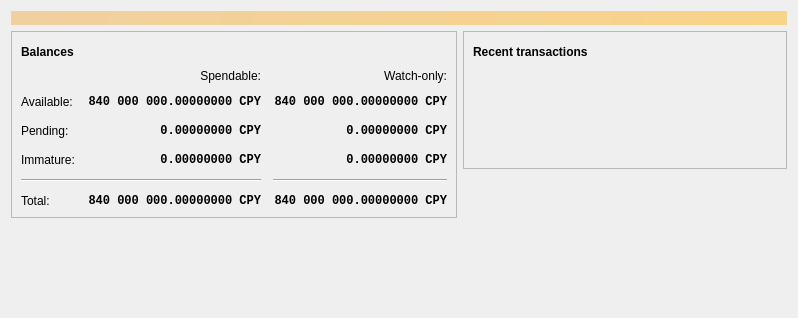
<?xml version="1.0" encoding="UTF-8"?>
<ui version="4.0">
 <class>OverviewPage</class>
 <widget class="QWidget" name="OverviewPage">
  <property name="geometry">
   <rect>
    <x>0</x>
    <y>0</y>
    <width>798</width>
    <height>318</height>
   </rect>
  </property>
  <property name="windowTitle">
   <string>Form</string>
  </property>
  <layout class="QVBoxLayout" name="topLayout">
   <item>
    <widget class="QLabel" name="labelAlerts">
     <property name="visible">
      <bool>false</bool>
     </property>
     <property name="styleSheet">
      <string notr="true">QLabel { background-color: qlineargradient(x1: 0, y1: 0, x2: 1, y2: 0, stop:0 #F0D0A0, stop:1 #F8D488); color:#000000; }</string>
     </property>
     <property name="wordWrap">
      <bool>true</bool>
     </property>
     <property name="margin">
      <number>3</number>
     </property>
     <property name="textInteractionFlags">
      <set>Qt::TextSelectableByMouse</set>
     </property>
    </widget>
   </item>
   <item>
    <layout class="QHBoxLayout" name="horizontalLayout" stretch="1,1">
     <item>
      <layout class="QVBoxLayout" name="verticalLayout_2">
       <item>
        <widget class="QFrame" name="frame">
         <property name="frameShape">
          <enum>QFrame::StyledPanel</enum>
         </property>
         <property name="frameShadow">
          <enum>QFrame::Raised</enum>
         </property>
         <layout class="QVBoxLayout" name="verticalLayout_4">
          <item>
           <layout class="QHBoxLayout" name="horizontalLayout_4">
            <item>
             <widget class="QLabel" name="label_5">
              <property name="font">
               <font>
                <weight>75</weight>
                <bold>true</bold>
               </font>
              </property>
              <property name="text">
               <string>Balances</string>
              </property>
             </widget>
            </item>
            <item>
             <widget class="QPushButton" name="labelWalletStatus">
              <property name="enabled">
               <bool>true</bool>
              </property>
              <property name="maximumSize">
               <size>
                <width>30</width>
                <height>16777215</height>
               </size>
              </property>
              <property name="toolTip">
               <string>The displayed information may be out of date. Your wallet automatically synchronizes with the ChePay network after a connection is established, but this process has not completed yet.</string>
              </property>
              <property name="text">
               <string/>
              </property>
              <property name="icon">
               <iconset resource="../bitcoin.qrc">
                <normaloff>:/icons/warning</normaloff>
                <disabledoff>:/icons/warning</disabledoff>:/icons/warning</iconset>
              </property>
              <property name="iconSize">
               <size>
                <width>24</width>
                <height>24</height>
               </size>
              </property>
              <property name="flat">
               <bool>true</bool>
              </property>
             </widget>
            </item>
            <item>
             <spacer name="horizontalSpacer_3">
              <property name="orientation">
               <enum>Qt::Horizontal</enum>
              </property>
              <property name="sizeHint" stdset="0">
               <size>
                <width>40</width>
                <height>20</height>
               </size>
              </property>
             </spacer>
            </item>
           </layout>
          </item>
          <item>
           <layout class="QGridLayout" name="gridLayout">
            <property name="spacing">
             <number>12</number>
            </property>
            <item row="2" column="2">
             <widget class="QLabel" name="labelWatchPending">
              <property name="font">
               <font>
                <family>Monospace</family>
                <weight>75</weight>
                <bold>true</bold>
               </font>
              </property>
              <property name="cursor">
               <cursorShape>IBeamCursor</cursorShape>
              </property>
              <property name="toolTip">
               <string>Unconfirmed transactions to watch-only addresses</string>
              </property>
              <property name="text">
               <string notr="true">0.00000000 CPY</string>
              </property>
              <property name="alignment">
               <set>Qt::AlignRight|Qt::AlignTrailing|Qt::AlignVCenter</set>
              </property>
              <property name="textInteractionFlags">
               <set>Qt::LinksAccessibleByMouse|Qt::TextSelectableByKeyboard|Qt::TextSelectableByMouse</set>
              </property>
             </widget>
            </item>
            <item row="2" column="1">
             <widget class="QLabel" name="labelUnconfirmed">
              <property name="font">
               <font>
                <family>Monospace</family>
                <weight>75</weight>
                <bold>true</bold>
               </font>
              </property>
              <property name="cursor">
               <cursorShape>IBeamCursor</cursorShape>
              </property>
              <property name="toolTip">
               <string>Total of transactions that have yet to be confirmed, and do not yet count toward the spendable balance</string>
              </property>
              <property name="text">
               <string notr="true">0.00000000 CPY</string>
              </property>
              <property name="alignment">
               <set>Qt::AlignRight|Qt::AlignTrailing|Qt::AlignVCenter</set>
              </property>
              <property name="textInteractionFlags">
               <set>Qt::LinksAccessibleByMouse|Qt::TextSelectableByKeyboard|Qt::TextSelectableByMouse</set>
              </property>
             </widget>
            </item>
            <item row="3" column="2">
             <widget class="QLabel" name="labelWatchImmature">
              <property name="font">
               <font>
                <family>Monospace</family>
                <weight>75</weight>
                <bold>true</bold>
               </font>
              </property>
              <property name="cursor">
               <cursorShape>IBeamCursor</cursorShape>
              </property>
              <property name="toolTip">
               <string>Mined balance in watch-only addresses that has not yet matured</string>
              </property>
              <property name="text">
               <string notr="true">0.00000000 CPY</string>
              </property>
              <property name="alignment">
               <set>Qt::AlignRight|Qt::AlignTrailing|Qt::AlignVCenter</set>
              </property>
              <property name="textInteractionFlags">
               <set>Qt::LinksAccessibleByMouse|Qt::TextSelectableByKeyboard|Qt::TextSelectableByMouse</set>
              </property>
             </widget>
            </item>
            <item row="4" column="0" colspan="2">
             <widget class="Line" name="line">
              <property name="orientation">
               <enum>Qt::Horizontal</enum>
              </property>
             </widget>
            </item>
            <item row="4" column="2">
             <widget class="Line" name="lineWatchBalance">
              <property name="sizePolicy">
               <sizepolicy hsizetype="Preferred" vsizetype="Fixed">
                <horstretch>0</horstretch>
                <verstretch>0</verstretch>
               </sizepolicy>
              </property>
              <property name="minimumSize">
               <size>
                <width>140</width>
                <height>0</height>
               </size>
              </property>
              <property name="orientation">
               <enum>Qt::Horizontal</enum>
              </property>
             </widget>
            </item>
            <item row="5" column="0">
             <widget class="QLabel" name="labelTotalText">
              <property name="text">
               <string>Total:</string>
              </property>
             </widget>
            </item>
            <item row="3" column="1">
             <widget class="QLabel" name="labelImmature">
              <property name="font">
               <font>
                <family>Monospace</family>
                <weight>75</weight>
                <bold>true</bold>
               </font>
              </property>
              <property name="cursor">
               <cursorShape>IBeamCursor</cursorShape>
              </property>
              <property name="toolTip">
               <string>Mined balance that has not yet matured</string>
              </property>
              <property name="text">
               <string notr="true">0.00000000 CPY</string>
              </property>
              <property name="alignment">
               <set>Qt::AlignRight|Qt::AlignTrailing|Qt::AlignVCenter</set>
              </property>
              <property name="textInteractionFlags">
               <set>Qt::LinksAccessibleByMouse|Qt::TextSelectableByKeyboard|Qt::TextSelectableByMouse</set>
              </property>
             </widget>
            </item>
            <item row="2" column="3">
             <spacer name="horizontalSpacer_2">
              <property name="orientation">
               <enum>Qt::Horizontal</enum>
              </property>
              <property name="sizeHint" stdset="0">
               <size>
                <width>40</width>
                <height>20</height>
               </size>
              </property>
             </spacer>
            </item>
            <item row="3" column="0">
             <widget class="QLabel" name="labelImmatureText">
              <property name="text">
               <string>Immature:</string>
              </property>
             </widget>
            </item>
            <item row="5" column="1">
             <widget class="QLabel" name="labelTotal">
              <property name="font">
               <font>
                <family>Monospace</family>
                <weight>75</weight>
                <bold>true</bold>
               </font>
              </property>
              <property name="cursor">
               <cursorShape>IBeamCursor</cursorShape>
              </property>
              <property name="toolTip">
               <string>Your current total balance</string>
              </property>
              <property name="text">
               <string notr="true">840 000 000.00000000 CPY</string>
              </property>
              <property name="alignment">
               <set>Qt::AlignRight|Qt::AlignTrailing|Qt::AlignVCenter</set>
              </property>
              <property name="textInteractionFlags">
               <set>Qt::LinksAccessibleByMouse|Qt::TextSelectableByKeyboard|Qt::TextSelectableByMouse</set>
              </property>
             </widget>
            </item>
            <item row="5" column="2">
             <widget class="QLabel" name="labelWatchTotal">
              <property name="font">
               <font>
                <family>Monospace</family>
                <weight>75</weight>
                <bold>true</bold>
               </font>
              </property>
              <property name="cursor">
               <cursorShape>IBeamCursor</cursorShape>
              </property>
              <property name="toolTip">
               <string>Current total balance in watch-only addresses</string>
              </property>
              <property name="text">
               <string notr="true">840 000 000.00000000 CPY</string>
              </property>
              <property name="alignment">
               <set>Qt::AlignRight|Qt::AlignTrailing|Qt::AlignVCenter</set>
              </property>
              <property name="textInteractionFlags">
               <set>Qt::LinksAccessibleByMouse|Qt::TextSelectableByKeyboard|Qt::TextSelectableByMouse</set>
              </property>
             </widget>
            </item>
            <item row="0" column="2">
             <widget class="QLabel" name="labelWatchonly">
              <property name="text">
               <string>Watch-only:</string>
              </property>
              <property name="alignment">
               <set>Qt::AlignRight|Qt::AlignTrailing|Qt::AlignVCenter</set>
              </property>
             </widget>
            </item>
            <item row="1" column="0">
             <widget class="QLabel" name="labelBalanceText">
              <property name="text">
               <string>Available:</string>
              </property>
             </widget>
            </item>
            <item row="1" column="1">
             <widget class="QLabel" name="labelBalance">
              <property name="font">
               <font>
                <family>Monospace</family>
                <weight>75</weight>
                <bold>true</bold>
               </font>
              </property>
              <property name="cursor">
               <cursorShape>IBeamCursor</cursorShape>
              </property>
              <property name="toolTip">
               <string>Your current spendable balance</string>
              </property>
              <property name="text">
               <string notr="true">840 000 000.00000000 CPY</string>
              </property>
              <property name="alignment">
               <set>Qt::AlignRight|Qt::AlignTrailing|Qt::AlignVCenter</set>
              </property>
              <property name="textInteractionFlags">
               <set>Qt::LinksAccessibleByMouse|Qt::TextSelectableByKeyboard|Qt::TextSelectableByMouse</set>
              </property>
             </widget>
            </item>
            <item row="1" column="2">
             <widget class="QLabel" name="labelWatchAvailable">
              <property name="font">
               <font>
                <family>Monospace</family>
                <weight>75</weight>
                <bold>true</bold>
               </font>
              </property>
              <property name="cursor">
               <cursorShape>IBeamCursor</cursorShape>
              </property>
              <property name="toolTip">
               <string>Your current balance in watch-only addresses</string>
              </property>
              <property name="text">
               <string notr="true">840 000 000.00000000 CPY</string>
              </property>
              <property name="alignment">
               <set>Qt::AlignRight|Qt::AlignTrailing|Qt::AlignVCenter</set>
              </property>
              <property name="textInteractionFlags">
               <set>Qt::LinksAccessibleByMouse|Qt::TextSelectableByKeyboard|Qt::TextSelectableByMouse</set>
              </property>
             </widget>
            </item>
            <item row="2" column="0">
             <widget class="QLabel" name="labelPendingText">
              <property name="text">
               <string>Pending:</string>
              </property>
             </widget>
            </item>
            <item row="0" column="1">
             <widget class="QLabel" name="labelSpendable">
              <property name="text">
               <string>Spendable:</string>
              </property>
              <property name="alignment">
               <set>Qt::AlignRight|Qt::AlignTrailing|Qt::AlignVCenter</set>
              </property>
             </widget>
            </item>
           </layout>
          </item>
         </layout>
        </widget>
       </item>
       <item>
        <spacer name="verticalSpacer">
         <property name="orientation">
          <enum>Qt::Vertical</enum>
         </property>
         <property name="sizeHint" stdset="0">
          <size>
           <width>20</width>
           <height>40</height>
          </size>
         </property>
        </spacer>
       </item>
      </layout>
     </item>
     <item>
      <layout class="QVBoxLayout" name="verticalLayout_3">
       <item>
        <widget class="QFrame" name="frame_2">
         <property name="frameShape">
          <enum>QFrame::StyledPanel</enum>
         </property>
         <property name="frameShadow">
          <enum>QFrame::Raised</enum>
         </property>
         <layout class="QVBoxLayout" name="verticalLayout">
          <item>
           <layout class="QHBoxLayout" name="horizontalLayout_2">
            <item>
             <widget class="QLabel" name="label_4">
              <property name="font">
               <font>
                <weight>75</weight>
                <bold>true</bold>
               </font>
              </property>
              <property name="text">
               <string>Recent transactions</string>
              </property>
             </widget>
            </item>
            <item>
             <widget class="QPushButton" name="labelTransactionsStatus">
              <property name="enabled">
               <bool>true</bool>
              </property>
              <property name="maximumSize">
               <size>
                <width>30</width>
                <height>16777215</height>
               </size>
              </property>
              <property name="toolTip">
               <string>The displayed information may be out of date. Your wallet automatically synchronizes with the ChePay network after a connection is established, but this process has not completed yet.</string>
              </property>
              <property name="text">
               <string/>
              </property>
              <property name="icon">
               <iconset resource="../bitcoin.qrc">
                <normaloff>:/icons/warning</normaloff>
                <disabledoff>:/icons/warning</disabledoff>:/icons/warning</iconset>
              </property>
              <property name="iconSize">
               <size>
                <width>24</width>
                <height>24</height>
               </size>
              </property>
              <property name="flat">
               <bool>true</bool>
              </property>
             </widget>
            </item>
            <item>
             <spacer name="horizontalSpacer">
              <property name="orientation">
               <enum>Qt::Horizontal</enum>
              </property>
              <property name="sizeHint" stdset="0">
               <size>
                <width>40</width>
                <height>20</height>
               </size>
              </property>
             </spacer>
            </item>
           </layout>
          </item>
          <item>
           <widget class="TransactionOverviewWidget" name="listTransactions">
            <property name="styleSheet">
             <string notr="true">QListView { background: transparent; }</string>
            </property>
            <property name="frameShape">
             <enum>QFrame::NoFrame</enum>
            </property>
            <property name="verticalScrollBarPolicy">
             <enum>Qt::ScrollBarAlwaysOff</enum>
            </property>
            <property name="horizontalScrollBarPolicy">
             <enum>Qt::ScrollBarAlwaysOff</enum>
            </property>
            <property name="sizeAdjustPolicy">
             <enum>QAbstractScrollArea::AdjustToContents</enum>
            </property>
            <property name="selectionMode">
             <enum>QAbstractItemView::NoSelection</enum>
            </property>
            <property name="uniformItemSizes">
             <bool>true</bool>
            </property>
           </widget>
          </item>
         </layout>
        </widget>
       </item>
       <item>
        <spacer name="verticalSpacer_2">
         <property name="orientation">
          <enum>Qt::Vertical</enum>
         </property>
         <property name="sizeHint" stdset="0">
          <size>
           <width>20</width>
           <height>40</height>
          </size>
         </property>
        </spacer>
       </item>
      </layout>
     </item>
    </layout>
   </item>
  </layout>
 </widget>
 <customwidgets>
  <customwidget>
   <class>TransactionOverviewWidget</class>
   <extends>QListView</extends>
   <header>qt/transactionoverviewwidget.h</header>
  </customwidget>
 </customwidgets>
 <resources/>
 <connections/>
</ui>
